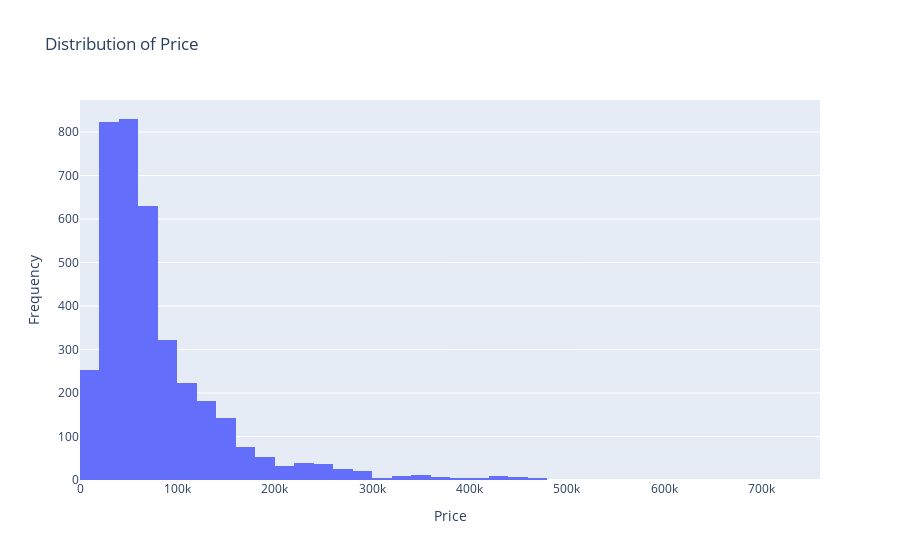

Write notebook code for a chart like this one.
### Markdown cell above
##### Visualisasi Kolom Price sesudah di bersihkan

### Code cell
import plotly.express as px

fig = px.histogram(df, x='Price', nbins=50, title='Distribution of Price')
fig.update_layout(xaxis_title='Price', yaxis_title='Frequency')
fig.show()

### Figure 1 — Plotly figure (JSON) as saved in the notebook; plotly's stock layout.template omitted (floating-point values rounded to 4 significant figures; data arrays with more than 128 entries replaced by an {"elided": "..."} marker saying what was removed)
{"data": [{"alignmentgroup": "True", "bingroup": "x", "hovertemplate": "Price=%{x}<br>count=%{y}<extra></extra>", "legendgroup": "", "marker": {"color": "#636efa", "pattern": {"shape": ""}}, "name": "", "nbinsx": 50, "offsetgroup": "", "orientation": "v", "showlegend": false, "type": "histogram", "x": {"elided": "3760 int values"}, "xaxis": "x", "yaxis": "y"}], "layout": {"barmode": "relative", "legend": {"tracegroupgap": 0}, "title": {"text": "Distribution of Price"}, "xaxis": {"anchor": "y", "domain": [0, 1], "title": {"text": "Price"}}, "yaxis": {"anchor": "x", "domain": [0, 1], "title": {"text": "Frequency"}}}}
